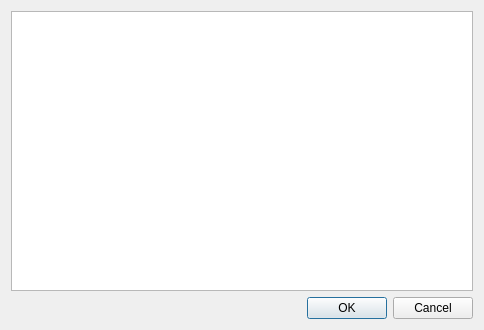
<?xml version="1.0" encoding="UTF-8"?>
<ui version="4.0">
 <class>Dialog</class>
 <widget class="QDialog" name="Dialog">
  <property name="geometry">
   <rect>
    <x>0</x>
    <y>0</y>
    <width>484</width>
    <height>330</height>
   </rect>
  </property>
  <property name="windowTitle">
   <string>Configure Devices</string>
  </property>
  <layout class="QGridLayout" name="gridLayout">
   <item row="1" column="0">
    <widget class="QDialogButtonBox" name="buttonBox">
     <property name="orientation">
      <enum>Qt::Horizontal</enum>
     </property>
     <property name="standardButtons">
      <set>QDialogButtonBox::Cancel|QDialogButtonBox::Ok</set>
     </property>
    </widget>
   </item>
   <item row="0" column="0">
    <widget class="QGraphicsView" name="graphicsView"/>
   </item>
  </layout>
 </widget>
 <resources/>
 <connections>
  <connection>
   <sender>buttonBox</sender>
   <signal>accepted()</signal>
   <receiver>Dialog</receiver>
   <slot>accept()</slot>
   <hints>
    <hint type="sourcelabel">
     <x>248</x>
     <y>254</y>
    </hint>
    <hint type="destinationlabel">
     <x>157</x>
     <y>274</y>
    </hint>
   </hints>
  </connection>
  <connection>
   <sender>buttonBox</sender>
   <signal>rejected()</signal>
   <receiver>Dialog</receiver>
   <slot>reject()</slot>
   <hints>
    <hint type="sourcelabel">
     <x>316</x>
     <y>260</y>
    </hint>
    <hint type="destinationlabel">
     <x>286</x>
     <y>274</y>
    </hint>
   </hints>
  </connection>
 </connections>
</ui>
